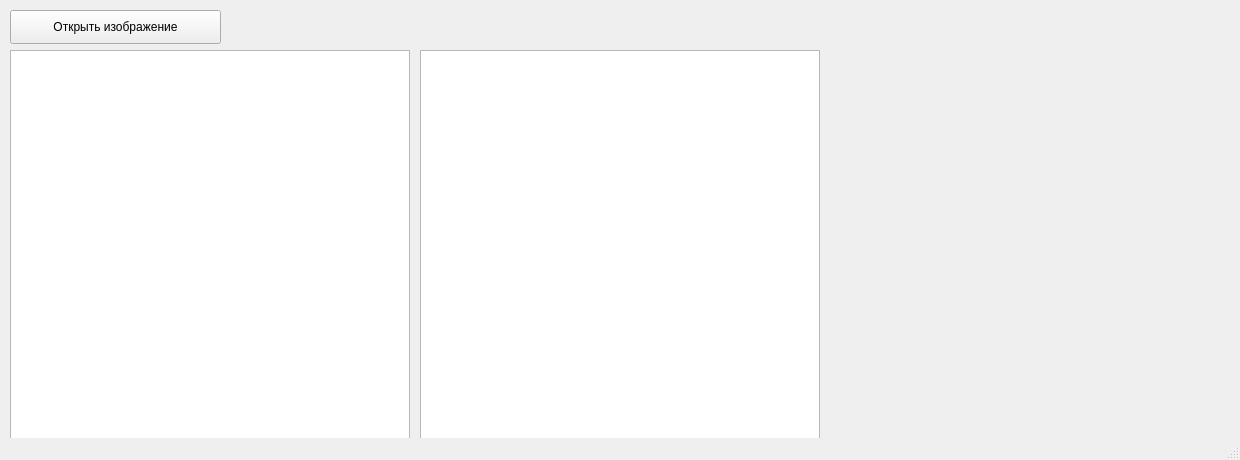
<?xml version="1.0" encoding="UTF-8"?>
<ui version="4.0">
 <class>MainWindow</class>
 <widget class="QMainWindow" name="MainWindow">
  <property name="geometry">
   <rect>
    <x>0</x>
    <y>0</y>
    <width>1240</width>
    <height>460</height>
   </rect>
  </property>
  <property name="minimumSize">
   <size>
    <width>1240</width>
    <height>460</height>
   </size>
  </property>
  <property name="maximumSize">
   <size>
    <width>1240</width>
    <height>460</height>
   </size>
  </property>
  <property name="windowTitle">
   <string>MainWindow</string>
  </property>
  <widget class="QWidget" name="centralwidget">
   <widget class="QPushButton" name="pushButton">
    <property name="geometry">
     <rect>
      <x>10</x>
      <y>10</y>
      <width>211</width>
      <height>34</height>
     </rect>
    </property>
    <property name="text">
     <string>Открыть изображение</string>
    </property>
   </widget>
   <widget class="QGraphicsView" name="graphicsView">
    <property name="geometry">
     <rect>
      <x>10</x>
      <y>50</y>
      <width>400</width>
      <height>400</height>
     </rect>
    </property>
   </widget>
   <widget class="QGraphicsView" name="graphicsView_2">
    <property name="geometry">
     <rect>
      <x>420</x>
      <y>50</y>
      <width>400</width>
      <height>400</height>
     </rect>
    </property>
   </widget>
  </widget>
  <widget class="QMenuBar" name="menubar">
   <property name="geometry">
    <rect>
     <x>0</x>
     <y>0</y>
     <width>1240</width>
     <height>30</height>
    </rect>
   </property>
  </widget>
  <widget class="QStatusBar" name="statusbar"/>
 </widget>
 <resources/>
 <connections/>
</ui>
